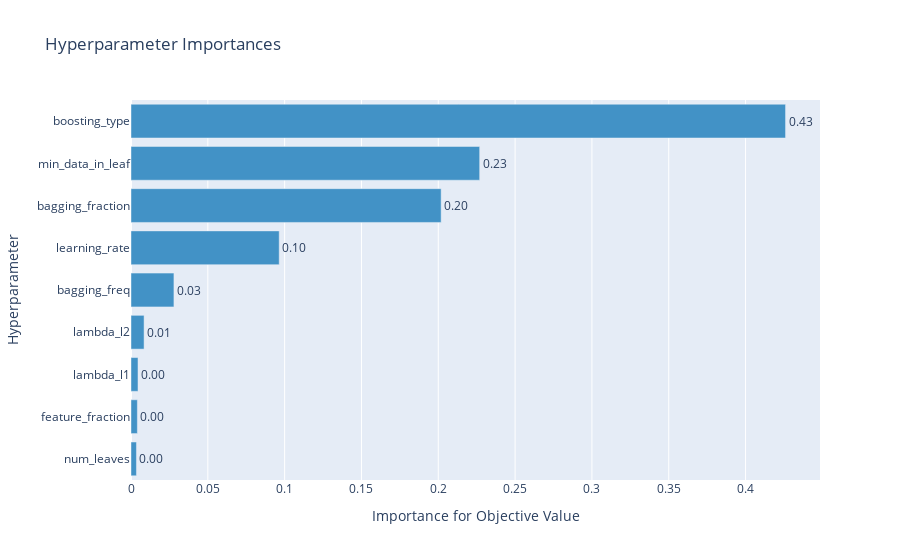
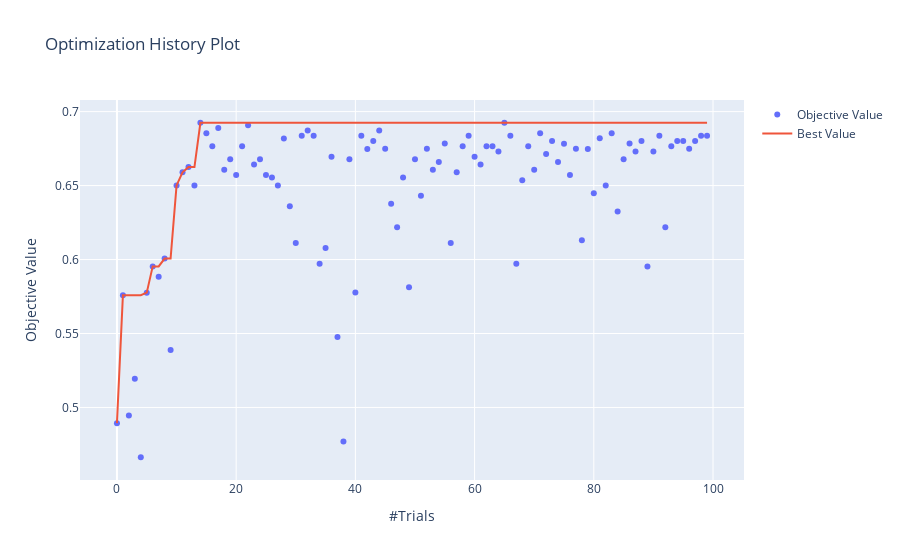
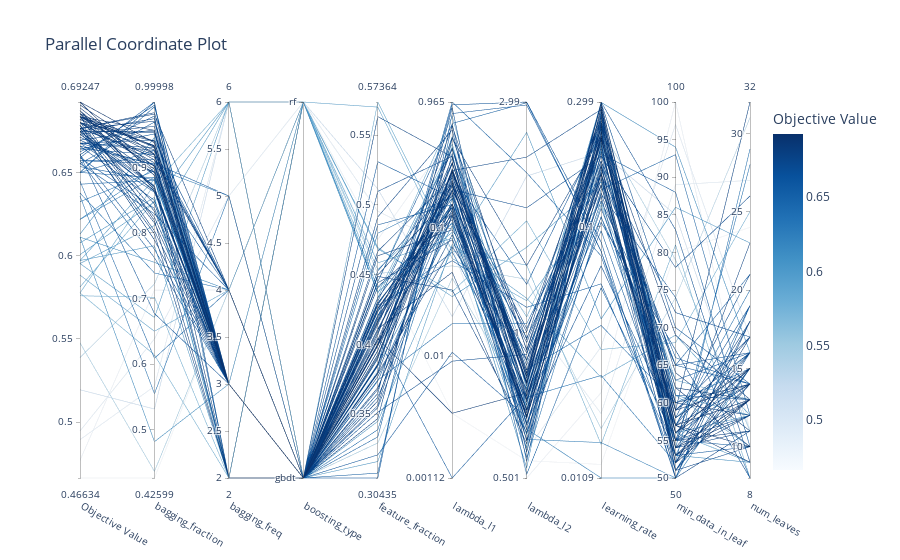

The cell these charts' notebook holds for them, in order:
### Code cell
from optuna.visualization import plot_parallel_coordinate, plot_param_importances, plot_contour, plot_optimization_history

plot_param_importances(study)
plot_optimization_history(study)
plot_parallel_coordinate(study)
